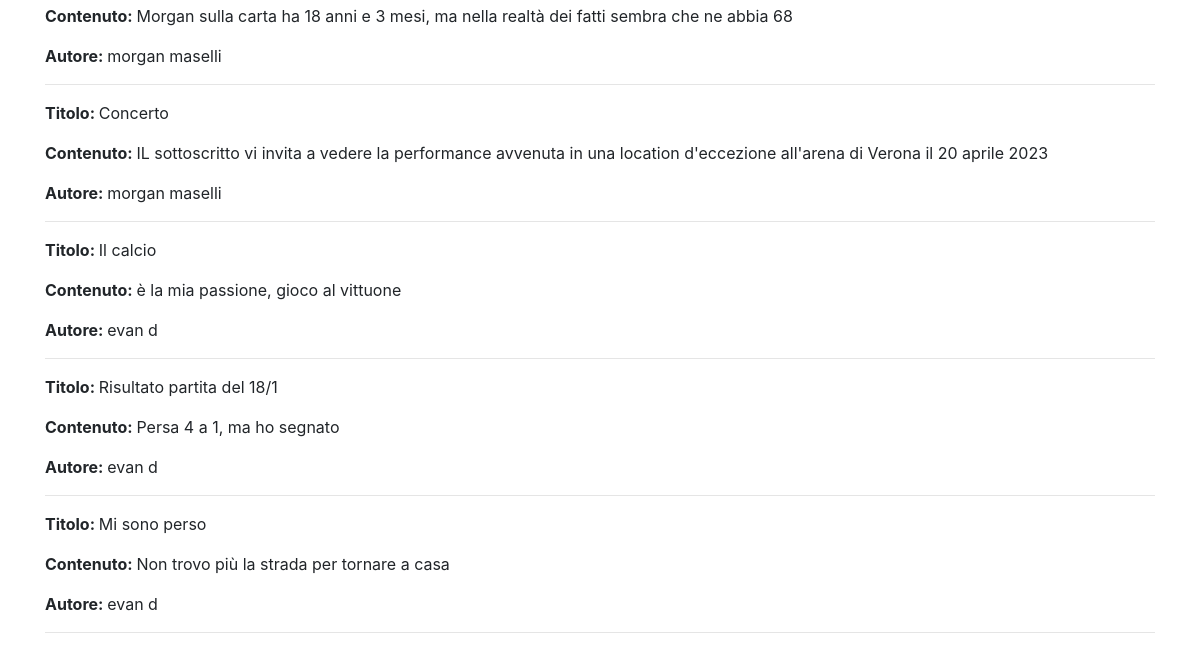
The page /news/lista_articoli (lower part) on the database as committed earlier.
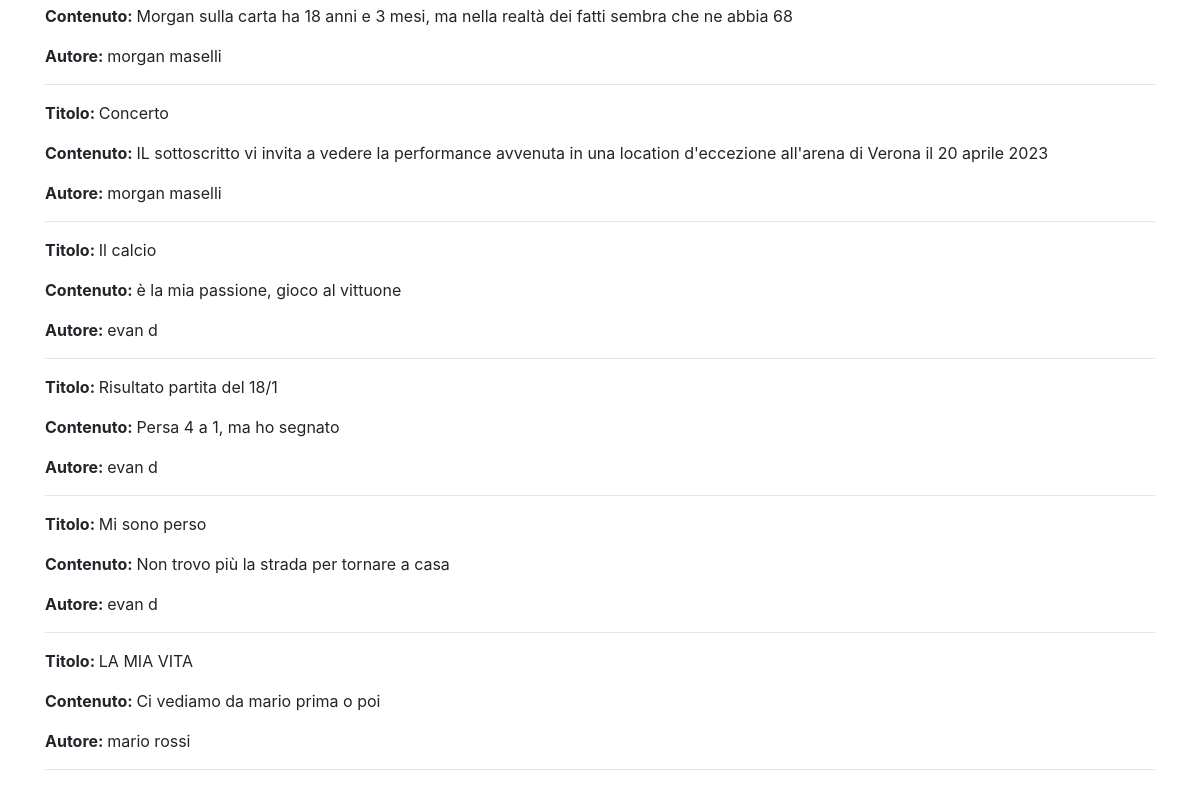
The same page on the database as committed later.
### news/models.py (models this page shows, shortened)
class Articolo (models.Model):
    titolo = models.CharField(max_length=100)
    contenuto = models.TextField()
    giornalista = models.ForeignKey(Giornalista, on_delete=models.CASCADE, related_name="articoli")
    data = models.DateField(auto_now_add=True, blank=True)
    visualizzazioni = models.IntegerField(default=0,blank=True)
    class Meta:
        verbose_name = "Articolo"
        verbose_name_plural = "Articoli"

class Giornalista (models.Model):
    nome = models.CharField(max_length=20)
    cognome = models.CharField(max_length=20)
    anno_di_nascita = models.DateField(blank=True)
    def __str__(self):
        return self.nome + " " + self.cognome
    class Meta:
        verbose_name = "Giornalista"
        verbose_name_plural = "Giornalisti"

### news/views.py (the view)
# urls.py: path("lista_articoli", lista_articoli, name="lista_articoli"),
def lista_articoli (request):
    articoli = Articolo.objects.all()
    context = {"articoli": articoli}
    return render (request, "lista_articoli.html", context)

### news/templates/news/lista_articoli.html (shortened to what this page needs)
{% extends 'base.html'%}
{%block content%}
{% for articolo in articoli %}
<p><strong>Titolo: </strong>{{ articolo.titolo }}</p>
<p><strong>Contenuto: </strong>{{ articolo.contenuto }}</p>
<p><strong>Autore: </strong>{{ articolo.giornalista }}</p>
<hr>
{% endfor %}
{%endblock content%}

Rows that differ between the two databases and show on the page:
added Articolo: titolo "LA MIA VITA", contenuto "Ci vediamo da mario prima o poi", giornalista "mario rossi"
